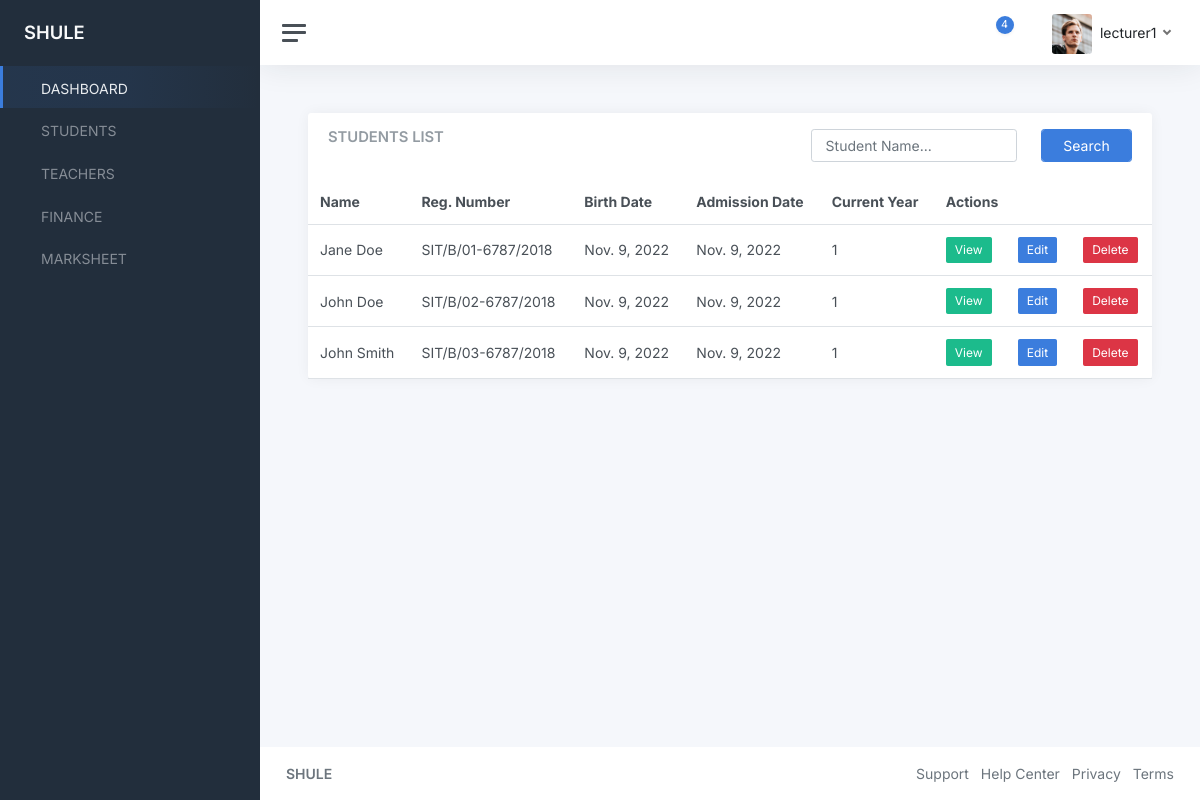
Page /students/ (signed in) on the committed database.
### students/models.py (models this page shows, shortened)
class Student(models.Model):
    user = models.OneToOneField(User, on_delete=models.CASCADE)
    name = models.CharField(max_length=255)
    reg_number = models.CharField(max_length=255)
    birth_date = models.DateField()
    admission_date = models.DateField()
    current_year = models.CharField(max_length=255)
    class_teacher = models.ForeignKey(to="teachers.Teacher", on_delete=models.SET_NULL, null=True)

### students/views.py (the view)
# urls.py: path("students/", include("students.urls")),
def students(request):
    students = Student.objects.all()
    context = {
        "students": students
    }
    return render(request, "students/students.html", context)

### templates/students/students.html (shortened to what this page needs)
{% extends "base.html" %}
{% block content %}
<main class="content">
    <div class="container-fluid p-0">
        <div class="row">
            <div class="col-12 col-lg-12 col-xxl-12 d-flex">
                <div class="card flex-fill">
                    <div class="card-header">
                        <div class="row">
                            <div class="col-7">
                                <h5 class="card-title mb-0">STUDENTS LIST</h5>
                            </div>
                            <div class="col-5">
                                <form method="POST">
                                    <div class="row">
                                        <div class="col-8">
                                            <input type="text" class="form-control" name="search" id="search"
                                                placeholder="Student Name..." />
                                        </div>
                                        <div class="col-4">
                                            <div class="form-group">
                                                <input type="submit" class="form-control btn btn-primary"
                                                    value="Search">
                                            </div>
                                        </div>
                                    </div>
                                </form>
                            </div>
                        </div>
                    </div>
                    <table class="table table-hover my-0">
                        <thead>
                            <tr>
                                <th>Name</th>
                                <th>Reg. Number</th>
                                <th>Birth Date</th>
                                <th>Admission Date</th>
                                <th>Current Year</th>
                                <th colspan="3">Actions</th>
                            </tr>
                        </thead>
                        <tbody>
                            {% for student in students %}
                            <tr>
                                <td>{{student.name}}</td>
                                <td>{{student.reg_number}}</td>
                                <td>{{student.birth_date}}</td>
                                <td>{{student.admission_date}}</td>
                                <td>{{student.current_year}}</td>
                                <td>
                                    <a href="#"
                                        class="btn btn-sm btn-success">View</a>
                                </td>
                                <td>
                                    <a href="#" class="btn btn-sm btn-primary">Edit</a>
                                </td>
                                <td>
                                    <a href="#" class="btn btn-sm btn-danger">Delete</a>
                                </td>
                            </tr>
                            {% endfor %}
                        </tbody>
                    </table>
                </div>
            </div>
        </div>
    </div>
</main>
{% endblock content %}

### templates/base.html (shortened to what this page needs)
{% load static %}
<!DOCTYPE html>
<html lang="en">
<head>
	<link href="{% static 'admin/css/app.css' %}" rel="stylesheet">
</head>
<body>
	<div class="wrapper">
		<nav id="sidebar" class="sidebar js-sidebar">
			<div class="sidebar-content js-simplebar">
				<a class="sidebar-brand" href="#">
          <span class="align-middle">SHULE</span>
        </a>
				<ul class="sidebar-nav">
					<li class="sidebar-item active">
						<a class="sidebar-link" href="{% url 'home' %}">
               <span class="align-middle">DASHBOARD</span>
            </a>
					</li>
					<li class="sidebar-item">
						<a class="sidebar-link" href="{% url 'students' %}">
               <span class="align-middle">STUDENTS</span>
            </a>
					</li>
					<li class="sidebar-item">
						<a class="sidebar-link" href="{% url 'teachers' %}">
               <span class="align-middle">TEACHERS</span>
            </a>
					</li>
					<li class="sidebar-item">
						<a class="sidebar-link" href="#">
               <span class="align-middle">FINANCE</span>
            </a>
					</li>
			<li class="sidebar-item">
				<a class="sidebar-link" href="{% url 'marksheet' %}">
					 <span class="align-middle">MARKSHEET</span>
				</a>
			</li>
			</ul>
			</div>
		</nav>
		<div class="main">
			<nav class="navbar navbar-expand navbar-light navbar-bg">
				<a class="sidebar-toggle js-sidebar-toggle">
          <i class="hamburger align-self-center"></i>
        </a>
				<div class="navbar-collapse collapse">
					<ul class="navbar-nav navbar-align">
						<li class="nav-item dropdown">
							<a class="nav-icon dropdown-toggle" href="#" id="alertsDropdown" data-bs-toggle="dropdown">
								<div class="position-relative">
									<span class="indicator">4</span>
								</div>
							</a>
						</li>
						<li class="nav-item dropdown">
							<a class="nav-icon dropdown-toggle" href="#" id="messagesDropdown" data-bs-toggle="dropdown">
							</a>
						</li>
						<li class="nav-item dropdown">
							<a class="nav-link dropdown-toggle d-none d-sm-inline-block" href="#" data-bs-toggle="dropdown">
                <img src="{% static 'admin/img/avatars/avatar.jpg' %}" class="avatar img-fluid rounded me-1" alt="Charles Hall" /> <span class="text-dark">{{request.user.username}}</span>
              </a>
						</li>
					</ul>
				</div>
			</nav>
{% block content %}
{% endblock content %}
			<footer class="footer">
				<div class="container-fluid">
					<div class="row text-muted">
						<div class="col-6 text-start">
							<p class="mb-0">
								<a class="text-muted" href="#" target="_blank"><strong>SHULE</strong></a>
							</p>
						</div>
						<div class="col-6 text-end">
							<ul class="list-inline">
								<li class="list-inline-item">
									<a class="text-muted" href="" target="_blank">Support</a>
								</li>
								<li class="list-inline-item">
									<a class="text-muted" href="" target="_blank">Help Center</a>
								</li>
								<li class="list-inline-item">
									<a class="text-muted" href="" target="_blank">Privacy</a>
								</li>
								<li class="list-inline-item">
									<a class="text-muted" href="" target="_blank">Terms</a>
								</li>
							</ul>
						</div>
					</div>
				</div>
			</footer>
		</div>
	</div>
</body>
</html>

### rows in the picture
Student: name "Jane Doe", reg_number "SIT/B/01-6787/2018", birth_date "Nov. 9, 2022", admission_date "Nov. 9, 2022", current_year "1"
Student: name "John Doe", reg_number "SIT/B/02-6787/2018", birth_date "Nov. 9, 2022", admission_date "Nov. 9, 2022", current_year "1"
Student: name "John Smith", reg_number "SIT/B/03-6787/2018", birth_date "Nov. 9, 2022", admission_date "Nov. 9, 2022", current_year "1"

### other values in the picture
{{ request.user.username }} "lecturer1"
